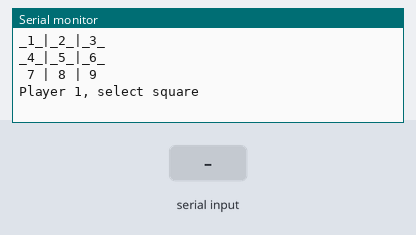
A sketch run on a simulated Arduino Uno, built with avr-gcc and run on an emulated ATmega328P. On the bench: the last lines printed to the serial monitor. The test bench sets the inputs (shaded band).

Above: at 1.2 s.
1.3 s: "90,45\n" received over Serial
At 2.2 s:
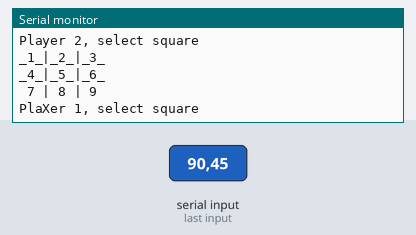
2.9 s: "1\n" received over Serial
At 5.1 s:
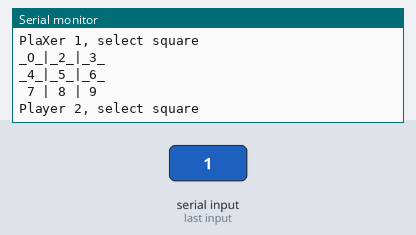
5.4 s: "2\n" received over Serial
At 6.0 s:
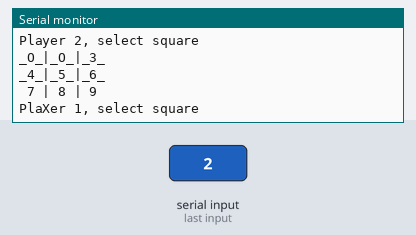
7.9 s: "5\n" received over Serial
At 9.3 s:
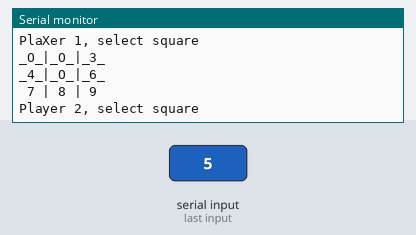
10.4 s: "90\n" received over Serial
At 11.1 s:
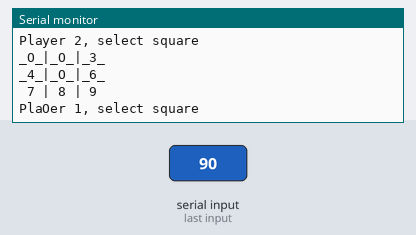

Measured:
- after the input at 1.3 s, the serial monitor: prints a new line after 0.05 s (image 1)
- after the input at 2.9 s, the serial monitor: prints a new line at once (image 2)
- after the input at 5.4 s, the serial monitor: prints a new line at once (image 3)
- after the input at 7.9 s, the serial monitor: prints a new line at once (image 4)
- after the input at 10.4 s, the serial monitor: prints a new line after 0.06 s (image 5)

The sketch:

tic_tac_toe_online_code.ino
```cpp
  char board [9] = {49,50,51,52,53,54,55,56,57};
  int input;
  int player = 1;
  int p;


void setup() {
  Serial.begin(9600);

}

void loop()
{

printBoard();
CheckWinner();
getInput();

}

 void CheckWinner()
 {
 if (player == 1)
 {
  p = 88;
 }
 else
 {
  //player is 2
  p = 79;
 }

 //check
 checkRowsColumns();

//swap
if (player == 1)
 {
  player = 2;
  p = 79;
 }
 else
 {
  player = 1;
  p = 88;
 }

//check again
checkRowsColumns();

 //change back to original
 if (player == 1)
 {
  player = 2;
  p = 79;
 }
 else
 {
  player = 1;
  p = 88;
 }
 }

 void checkTop()
 {
if ( board[0] == p && board[1] == p && board[2] == p)
{
  GameOver();
}
 }

 void checkMiddleAcross()
 {
  if ( board[3] == p && board[4] == p && board[5] == p)
    {
   GameOver();
}
}

void checkBottom()
{
 if ( board[6] == p && board[7] == p && board[8] == p)
{
   GameOver();
}
 }

void checkLeft()
{
 if ( board[0] == p && board[3] == p && board[6] == p)
{
   GameOver();
}
 }

 void checkMiddleDown()
 {
 if ( board[1] == p && board[4] == p && board[7] == p)
{
   GameOver();
}
 }

 void checkRight()
{
 if ( board[2] == p && board[5] == p && board[8] == p)
{
   GameOver();
}
 }

 void checkDown()
 {
 if ( board[0] == p && board[4] == p && board[8] == p)
{
   GameOver();
}
 }

 void checkUp()
 {
 if ( board[6] == p && board[4] == p && board[2] == p)
{
  GameOver();
}
 }

 void GameOver()
 {

  Serial.println("Game over");
  Serial.print("Player ");
  Serial.print(player);
  Serial.println(" Wins");
  resetBoard();
 }

 void resetBoard()
 {
  board[0] = 49;
  board[1] = 50;
  board[2] = 51;
  board[3] = 52;
  board[4] = 53;
  board[5] = 54;
  board[6] = 55;
  board[7] = 56;
  board[8] = 57;
  Serial.println(" ");
  Serial.println("Play again:");
  Serial.println("Player 2 (O) goes first");
  printBoard();
  player = 1;
 }

void printBoard()
{
  Serial.print("_");
Serial.print(board[0]);
Serial.print("_|_");
Serial.print(board[1]);
Serial.print("_|_");
Serial.print(board[2]);
Serial.println("_");
//end line
Serial.print("_");
Serial.print(board[3]);
Serial.print("_|_");
Serial.print(board[4]);
Serial.print("_|_");
Serial.print(board[5]);
Serial.println("_");
//end of line
Serial.print(" ");
Serial.print(board[6]);
Serial.print(" | ");
Serial.print(board[7]);
Serial.print(" | ");
Serial.print(board[8]);
Serial.println(" ");
delay(50);
}

void getInput()
{
  if (player == 1)
  {
    Serial.println("Player 1, select square");
  }

  if (player == 2)
  {
    Serial.println("Player 2, select square");
  }

while (!Serial.available())
{
delay(50);
}
input = Serial.parseInt();
if (player == 1)
{
  board[input-1] = 88;
  player = 2;
}
else
{
  board[input-1] = 79;
  player = 1;
}
}

void checkTie()
{
if (board[0] != 49 && board[1] != 50 && board[2] != 51 && board[3] != 52 && board[4] != 53 && board[5] != 54 && board[6] != 55 && board[7] != 56 && board[8] != 57)
{
  Serial.println("Tie Game");
  Serial.println(" ");
  resetBoard();
}
}

void checkRowsColumns()
{
  checkTop();
 checkMiddleAcross();
 checkBottom();
 checkLeft();
 checkMiddleDown();
 checkRight();
 checkDown();
 checkUp();
 checkTie();

}
```
